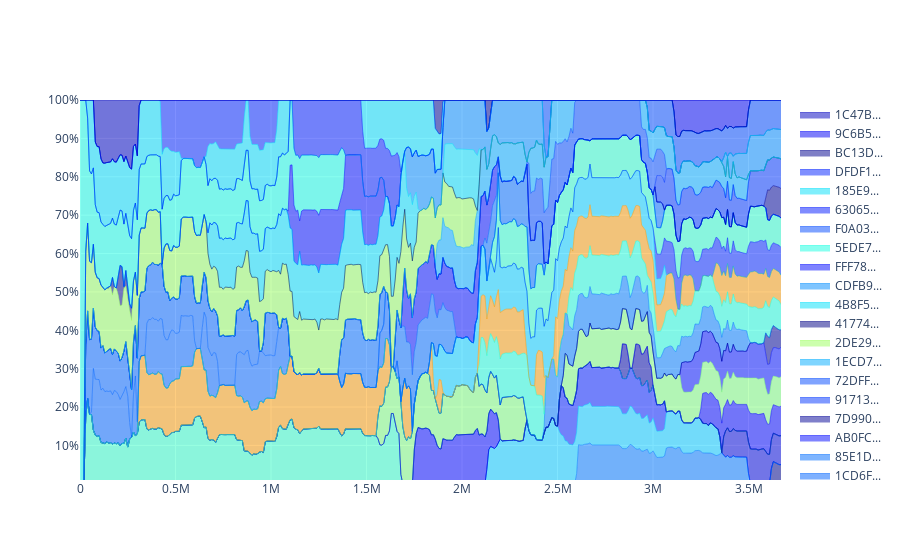

Here is the notebook cell this chart was saved with:
### Code cell
fig = go.Figure()

for validator, y in validator_traces.items():
    fig.add_trace(go.Scatter(
        x=x, y=y,
        mode='lines',
        name=validator[0:5] + "...",
        line=dict(width=0.5, color=validator_colors[validator]),
        stackgroup='one',
        groupnorm='percent'
    ))

fig.update_layout(
    showlegend=True,
    xaxis_type='linear',
    yaxis=dict(
        type='linear',
        range=[1, 100],
        ticksuffix='%'))

fig.show()

### Figure 1 — Plotly figure (JSON) as saved in the notebook; plotly's stock layout.template omitted (floating-point values rounded to 4 significant figures; data arrays with more than 128 entries replaced by an {"elided": "..."} marker saying what was removed)
{"data": [{"groupnorm": "percent", "line": {"color": "rgba(0, 0, 136, 255)", "width": 0.5}, "mode": "lines", "name": "9C4DC...", "stackgroup": "one", "type": "scatter", "x": {"elided": "368 int values"}, "y": {"elided": "368 int values"}}, {"groupnorm": "percent", "line": {"color": "rgba(0, 120, 255, 255)", "width": 0.5}, "mode": "lines", "name": "D4B32...", "stackgroup": "one", "type": "scatter", "x": {"elided": "368 int values"}, "y": {"elided": "368 int values"}}, {"groupnorm": "percent", "line": {"color": "rgba(0, 204, 255, 255)", "width": 0.5}, "mode": "lines", "name": "17956...", "stackgroup": "one", "type": "scatter", "x": {"elided": "368 int values"}, "y": {"elided": "368 int values"}}, {"groupnorm": "percent", "line": {"color": "rgba(0, 24, 255, 255)", "width": 0.5}, "mode": "lines", "name": "B9FF1...", "stackgroup": "one", "type": "scatter", "x": {"elided": "368 int values"}, "y": {"elided": "368 int values"}}, {"groupnorm": "percent", "line": {"color": "rgba(0, 0, 218, 255)", "width": 0.5}, "mode": "lines", "name": "0A305...", "stackgroup": "one", "type": "scatter", "x": {"elided": "368 int values"}, "y": {"elided": "368 int values"}}, {"groupnorm": "percent", "line": {"color": "rgba(0, 0, 255, 255)", "width": 0.5}, "mode": "lines", "name": "A02D0...", "stackgroup": "one", "type": "scatter", "x": {"elided": "368 int values"}, "y": {"elided": "368 int values"}}, {"groupnorm": "percent", "line": {"color": "rgba(50, 255, 195, 255)", "width": 0.5}, "mode": "lines", "name": "89490...", "stackgroup": "one", "type": "scatter", "x": {"elided": "368 int values"}, "y": {"elided": "368 int values"}}, {"groupnorm": "percent", "line": {"color": "rgba(0, 0, 163, 255)", "width": 0.5}, "mode": "lines", "name": "07601...", "stackgroup": "one", "type": "scatter", "x": {"elided": "368 int values"}, "y": {"elided": "368 int values"}}, {"groupnorm": "percent", "line": {"color": "rgba(0, 0, 254, 255)", "width": 0.5}, "mode": "lines", "name": "CB42F...", "stackgroup": "one", "type": "scatter", "x": {"elided": "368 int values"}, "y": {"elided": "368 int values"}}, {"groupnorm": "percent", "line": {"color": "rgba(128, 255, 118, 255)", "width": 0.5}, "mode": "lines", "name": "C89AA...", "stackgroup": "one", "type": "scatter", "x": {"elided": "368 int values"}, "y": {"elided": "368 int values"}}, {"groupnorm": "percent", "line": {"color": "rgba(0, 12, 255, 255)", "width": 0.5}, "mode": "lines", "name": "6EDD0...", "stackgroup": "one", "type": "scatter", "x": {"elided": "368 int values"}, "y": {"elided": "368 int values"}}, {"groupnorm": "percent", "line": {"color": "rgba(0, 0, 145, 255)", "width": 0.5}, "mode": "lines", "name": "D9270...", "stackgroup": "one", "type": "scatter", "x": {"elided": "368 int values"}, "y": {"elided": "368 int values"}}, {"groupnorm": "percent", "line": {"color": "rgba(0, 124, 255, 255)", "width": 0.5}, "mode": "lines", "name": "80FA7...", "stackgroup": "one", "type": "scatter", "x": {"elided": "368 int values"}, "y": {"elided": "368 int values"}}, {"groupnorm": "percent", "line": {"color": "rgba(31, 255, 215, 255)", "width": 0.5}, "mode": "lines", "name": "DC005...", "stackgroup": "one", "type": "scatter", "x": {"elided": "368 int values"}, "y": {"elided": "368 int values"}}, {"groupnorm": "percent", "line": {"color": "rgba(255, 155, 0, 255)", "width": 0.5}, "mode": "lines", "name": "EB2A7...", "stackgroup": "one", "type": "scatter", "x": {"elided": "368 int values"}, "y": {"elided": "368 int values"}}, {"groupnorm": "percent", "line": {"color": "rgba(0, 208, 255, 255)", "width": 0.5}, "mode": "lines", "name": "A664B...", "stackgroup": "one", "type": "scatter", "x": {"elided": "368 int values"}, "y": {"elided": "368 int values"}}, {"groupnorm": "percent", "line": {"color": "rgba(0, 32, 255, 255)", "width": 0.5}, "mode": "lines", "name": "83933...", "stackgroup": "one", "type": "scatter", "x": {"elided": "368 int values"}, "y": {"elided": "368 int values"}}, {"groupnorm": "percent", "line": {"color": "rgba(47, 255, 199, 255)", "width": 0.5}, "mode": "lines", "name": "A097C...", "stackgroup": "one", "type": "scatter", "x": {"elided": "368 int values"}, "y": {"elided": "368 int values"}}, {"groupnorm": "percent", "line": {"color": "rgba(0, 100, 255, 255)", "width": 0.5}, "mode": "lines", "name": "3EEC9...", "stackgroup": "one", "type": "scatter", "x": {"elided": "368 int values"}, "y": {"elided": "368 int values"}}, {"groupnorm": "percent", "line": {"color": "rgba(0, 100, 255, 255)", "width": 0.5}, "mode": "lines", "name": "1CD6F...", "stackgroup": "one", "type": "scatter", "x": {"elided": "368 int values"}, "y": {"elided": "368 int values"}}, {"groupnorm": "percent", "line": {"color": "rgba(0, 108, 255, 255)", "width": 0.5}, "mode": "lines", "name": "85E1D...", "stackgroup": "one", "type": "scatter", "x": {"elided": "368 int values"}, "y": {"elided": "368 int values"}}, {"groupnorm": "percent", "line": {"color": "rgba(0, 8, 255, 255)", "width": 0.5}, "mode": "lines", "name": "AB0FC...", "stackgroup": "one", "type": "scatter", "x": {"elided": "368 int values"}, "y": {"elided": "368 int values"}}, {"groupnorm": "percent", "line": {"color": "rgba(0, 0, 150, 255)", "width": 0.5}, "mode": "lines", "name": "7D990...", "stackgroup": "one", "type": "scatter", "x": {"elided": "368 int values"}, "y": {"elided": "368 int values"}}, {"groupnorm": "percent", "line": {"color": "rgba(0, 52, 255, 255)", "width": 0.5}, "mode": "lines", "name": "91713...", "stackgroup": "one", "type": "scatter", "x": {"elided": "368 int values"}, "y": {"elided": "368 int values"}}, {"groupnorm": "percent", "line": {"color": "rgba(0, 72, 255, 255)", "width": 0.5}, "mode": "lines", "name": "72DFF...", "stackgroup": "one", "type": "scatter", "x": {"elided": "368 int values"}, "y": {"elided": "368 int values"}}, {"groupnorm": "percent", "line": {"color": "rgba(0, 172, 255, 255)", "width": 0.5}, "mode": "lines", "name": "1ECD7...", "stackgroup": "one", "type": "scatter", "x": {"elided": "368 int values"}, "y": {"elided": "368 int values"}}, {"groupnorm": "percent", "line": {"color": "rgba(154, 255, 92, 255)", "width": 0.5}, "mode": "lines", "name": "2DE29...", "stackgroup": "one", "type": "scatter", "x": {"elided": "368 int values"}, "y": {"elided": "368 int values"}}, {"groupnorm": "percent", "line": {"color": "rgba(0, 0, 132, 255)", "width": 0.5}, "mode": "lines", "name": "41774...", "stackgroup": "one", "type": "scatter", "x": {"elided": "368 int values"}, "y": {"elided": "368 int values"}}, {"groupnorm": "percent", "line": {"color": "rgba(0, 224, 250, 255)", "width": 0.5}, "mode": "lines", "name": "4B8F5...", "stackgroup": "one", "type": "scatter", "x": {"elided": "368 int values"}, "y": {"elided": "368 int values"}}, {"groupnorm": "percent", "line": {"color": "rgba(0, 140, 255, 255)", "width": 0.5}, "mode": "lines", "name": "CDFB9...", "stackgroup": "one", "type": "scatter", "x": {"elided": "368 int values"}, "y": {"elided": "368 int values"}}, {"groupnorm": "percent", "line": {"color": "rgba(0, 8, 255, 255)", "width": 0.5}, "mode": "lines", "name": "FFF78...", "stackgroup": "one", "type": "scatter", "x": {"elided": "368 int values"}, "y": {"elided": "368 int values"}}, {"groupnorm": "percent", "line": {"color": "rgba(21, 255, 225, 255)", "width": 0.5}, "mode": "lines", "name": "5EDE7...", "stackgroup": "one", "type": "scatter", "x": {"elided": "368 int values"}, "y": {"elided": "368 int values"}}, {"groupnorm": "percent", "line": {"color": "rgba(0, 72, 255, 255)", "width": 0.5}, "mode": "lines", "name": "F0A03...", "stackgroup": "one", "type": "scatter", "x": {"elided": "368 int values"}, "y": {"elided": "368 int values"}}, {"groupnorm": "percent", "line": {"color": "rgba(0, 24, 255, 255)", "width": 0.5}, "mode": "lines", "name": "63065...", "stackgroup": "one", "type": "scatter", "x": {"elided": "368 int values"}, "y": {"elided": "368 int values"}}, {"groupnorm": "percent", "line": {"color": "rgba(0, 224, 250, 255)", "width": 0.5}, "mode": "lines", "name": "185E9...", "stackgroup": "one", "type": "scatter", "x": {"elided": "368 int values"}, "y": {"elided": "368 int values"}}, {"groupnorm": "percent", "line": {"color": "rgba(0, 32, 255, 255)", "width": 0.5}, "mode": "lines", "name": "DFDF1...", "stackgroup": "one", "type": "scatter", "x": {"elided": "368 int values"}, "y": {"elided": "368 int values"}}, {"groupnorm": "percent", "line": {"color": "rgba(0, 0, 141, 255)", "width": 0.5}, "mode": "lines", "name": "BC13D...", "stackgroup": "one", "type": "scatter", "x": {"elided": "368 int values"}, "y": {"elided": "368 int values"}}, {"groupnorm": "percent", "line": {"color": "rgba(0, 0, 245, 255)", "width": 0.5}, "mode": "lines", "name": "9C6B5...", "stackgroup": "one", "type": "scatter", "x": {"elided": "368 int values"}, "y": {"elided": "368 int values"}}, {"groupnorm": "percent", "line": {"color": "rgba(0, 0, 191, 255)", "width": 0.5}, "mode": "lines", "name": "1C47B...", "stackgroup": "one", "type": "scatter", "x": {"elided": "368 int values"}, "y": {"elided": "368 int values"}}], "layout": {"showlegend": true, "xaxis": {"type": "linear"}, "yaxis": {"range": [1, 100], "ticksuffix": "%", "type": "linear"}}}
